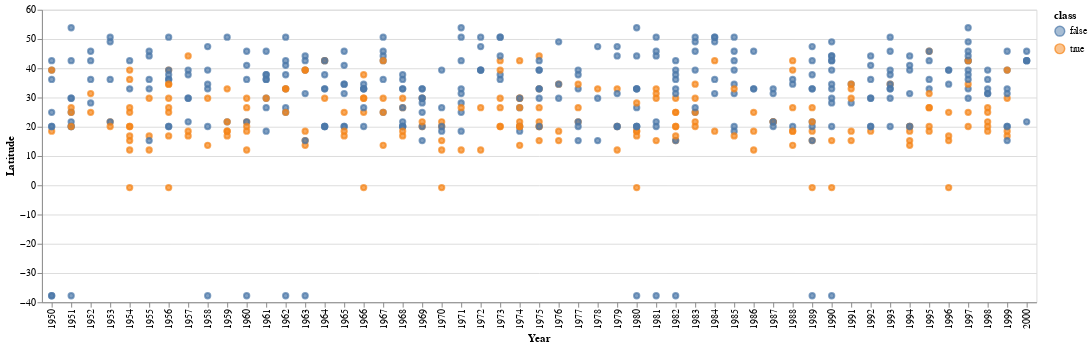

The code cell stored with this chart in its notebook:
### Code cell
chart = alt.Chart(df_train.sample(n=500)).mark_point().encode(
    y = "Latitude",
    x = "Year:O",
    color = "class",
    fill = "class",
    tooltip=["City"],
)
chart

### Figure 1 — Vega-Lite specification as saved in the notebook (floating-point values rounded to 4 significant figures; data arrays with more than 128 entries replaced by an {"elided": "..."} marker saying what was removed)
{"config": {"view": {"continuousWidth": 400, "continuousHeight": 300}}, "data": {"name": "data-11623a6383ae69d1f9343c497c5aa6cd"}, "mark": "point", "encoding": {"color": {"type": "nominal", "field": "class"}, "fill": {"type": "nominal", "field": "class"}, "tooltip": [{"type": "nominal", "field": "City"}], "x": {"type": "ordinal", "field": "Year"}, "y": {"type": "quantitative", "field": "Latitude"}}, "$schema": "https://vega.github.io/schema/vega-lite/v4.8.1.json", "datasets": {"data-11623a6383ae69d1f9343c497c5aa6cd": {"elided": "500 records"}}}
